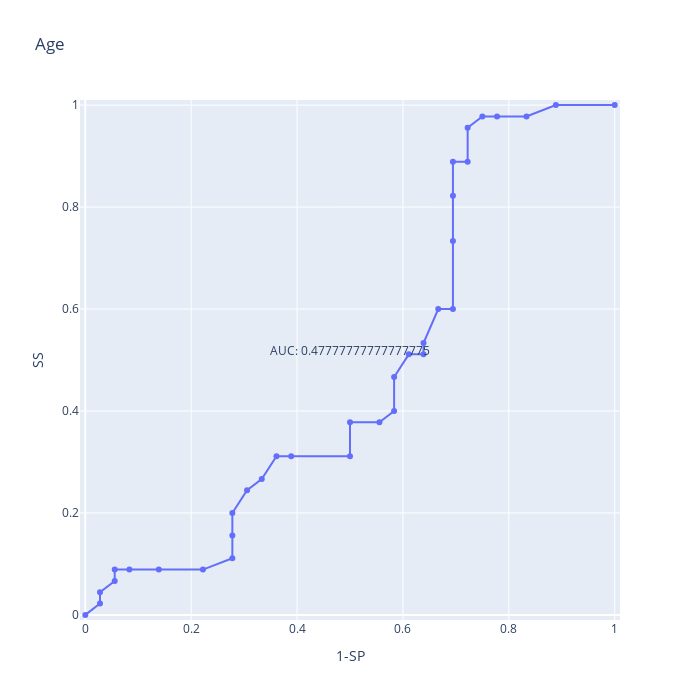
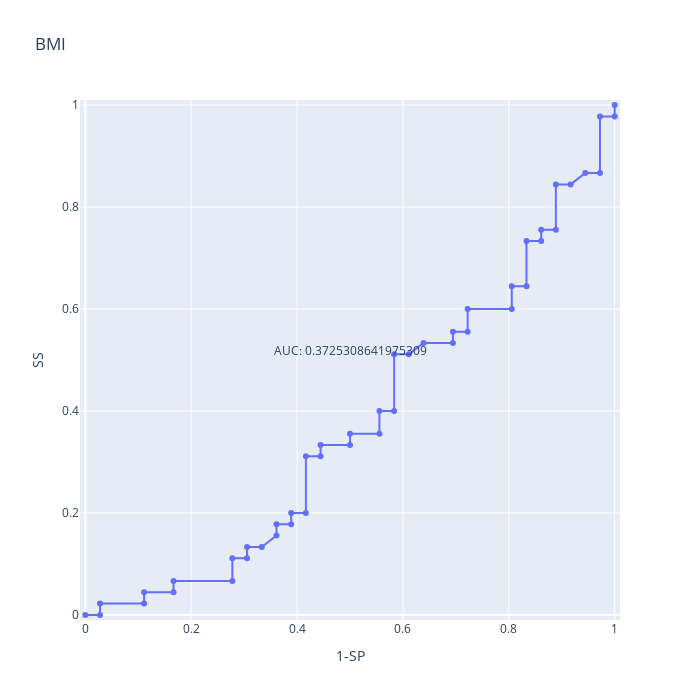
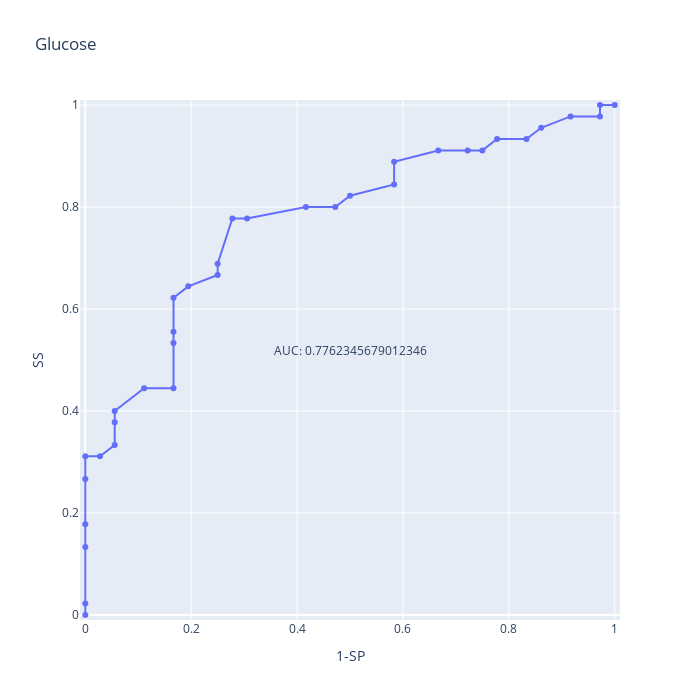
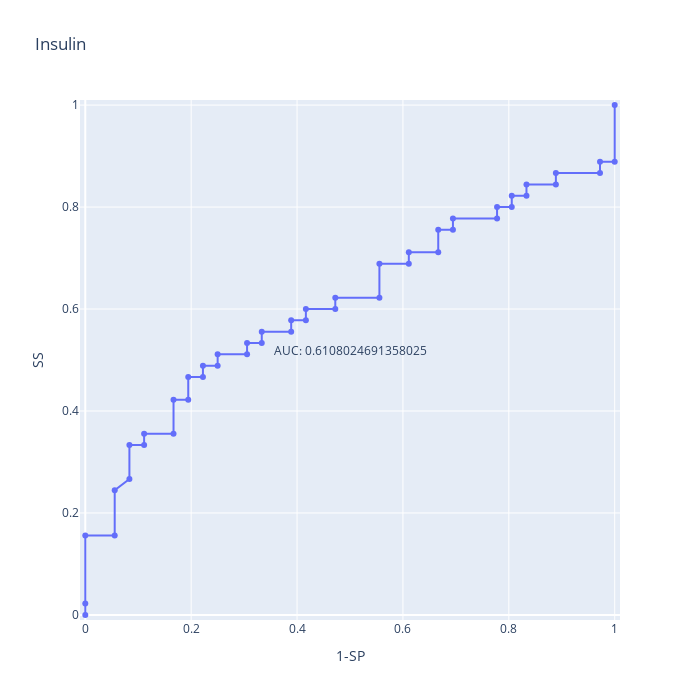

Notebook cell for these charts, in order:
### Markdown cell above
### Receiver Operator Characteristics (ROC) ###
O ROC tem como função saber que features são as mais discriminadoras entre os classificadores. Neste caso, refere quais features discriminam mais entre pacientes com cancro e pacientes saudáveis. 

Analisando os gráficos, a feature glucose apresenta ser a mais discriminadora, o que significa que é a característica que permite identificar os pacientes com uma maior precisão.

### Code cell
import numpy as np
from sklearn.metrics import roc_curve, auc

# Find the indexes where de class samples are located
ixHealthy = np.where(y_train == 1)[0]
ixCancer = np.where(y_train == 2)[0]

ixHasOrNot=np.concatenate((ixHealthy,ixCancer))
y=y_train.to_numpy()[ixHasOrNot]


roc_auc=np.zeros(columns.shape)
i=0
for f in columns: #Go along features
    fpr, tpr, _= roc_curve(y,X_train[f].to_numpy()[ixHasOrNot],pos_label=2)
    
    figR = go.Figure()
    figR.add_scatter(x=fpr, y=tpr,mode='lines+markers')
    figR.update_layout(autosize=False,width=700,height=700,title=dict(text=f))
    figR.update_xaxes(title_text="1-SP",range=[-0.01, 1.01])
    figR.update_yaxes(title_text="SS",range=[-0.01, 1.01])
    

    roc_auc[i] = auc(fpr, tpr)#Compute area under the ROC curve
    
    figR.add_annotation(x=0.5, y=0.5,
            text="AUC: "+str(roc_auc[i]),
            showarrow=False,
            yshift=10)
    figR.show()
    i=i+1

sortIx=np.flip(np.argsort(roc_auc))
print("Sorting accourding to ROC-AUC:")
for i in sortIx:
    print(columns[i]+"-->"+str(roc_auc[i]))

### Figure 1 — Plotly figure (JSON) as saved in the notebook; plotly's stock layout.template omitted (floating-point values rounded to 4 significant figures)
{"data": [{"mode": "lines+markers", "type": "scatter", "x": [0.0, 0.02778, 0.02778, 0.05556, 0.05556, 0.08333, 0.1389, 0.2222, 0.2778, 0.2778, 0.2778, 0.3056, 0.3333, 0.3611, 0.3889, 0.5, 0.5, 0.5556, 0.5833, 0.5833, 0.6111, 0.6389, 0.6389, 0.6667, 0.6944, 0.6944, 0.6944, 0.6944, 0.7222, 0.7222, 0.75, 0.7778, 0.8333, 0.8889, 1.0], "y": [0.0, 0.02222, 0.04444, 0.06667, 0.08889, 0.08889, 0.08889, 0.08889, 0.1111, 0.1556, 0.2, 0.2444, 0.2667, 0.3111, 0.3111, 0.3111, 0.3778, 0.3778, 0.4, 0.4667, 0.5111, 0.5111, 0.5333, 0.6, 0.6, 0.7333, 0.8222, 0.8889, 0.8889, 0.9556, 0.9778, 0.9778, 0.9778, 1.0, 1.0]}], "layout": {"annotations": [{"showarrow": false, "text": "AUC: 0.47777777777777775", "x": 0.5, "y": 0.5, "yshift": 10}], "autosize": false, "height": 700, "title": {"text": "Age"}, "width": 700, "xaxis": {"range": [-0.01, 1.01], "title": {"text": "1-SP"}}, "yaxis": {"range": [-0.01, 1.01], "title": {"text": "SS"}}}}

### Figure 2 — Plotly figure (JSON) as saved in the notebook; plotly's stock layout.template omitted (floating-point values rounded to 4 significant figures)
{"data": [{"mode": "lines+markers", "type": "scatter", "x": [0.0, 0.02778, 0.02778, 0.1111, 0.1111, 0.1667, 0.1667, 0.2778, 0.2778, 0.3056, 0.3056, 0.3333, 0.3611, 0.3611, 0.3889, 0.3889, 0.4167, 0.4167, 0.4444, 0.4444, 0.5, 0.5, 0.5556, 0.5556, 0.5833, 0.5833, 0.6111, 0.6389, 0.6944, 0.6944, 0.7222, 0.7222, 0.8056, 0.8056, 0.8333, 0.8333, 0.8611, 0.8611, 0.8889, 0.8889, 0.9167, 0.9444, 0.9722, 0.9722, 1.0, 1.0], "y": [0.0, 0.0, 0.02222, 0.02222, 0.04444, 0.04444, 0.06667, 0.06667, 0.1111, 0.1111, 0.1333, 0.1333, 0.1556, 0.1778, 0.1778, 0.2, 0.2, 0.3111, 0.3111, 0.3333, 0.3333, 0.3556, 0.3556, 0.4, 0.4, 0.5111, 0.5111, 0.5333, 0.5333, 0.5556, 0.5556, 0.6, 0.6, 0.6444, 0.6444, 0.7333, 0.7333, 0.7556, 0.7556, 0.8444, 0.8444, 0.8667, 0.8667, 0.9778, 0.9778, 1.0]}], "layout": {"annotations": [{"showarrow": false, "text": "AUC: 0.3725308641975309", "x": 0.5, "y": 0.5, "yshift": 10}], "autosize": false, "height": 700, "title": {"text": "BMI"}, "width": 700, "xaxis": {"range": [-0.01, 1.01], "title": {"text": "1-SP"}}, "yaxis": {"range": [-0.01, 1.01], "title": {"text": "SS"}}}}

### Figure 3 — Plotly figure (JSON) as saved in the notebook; plotly's stock layout.template omitted (floating-point values rounded to 4 significant figures)
{"data": [{"mode": "lines+markers", "type": "scatter", "x": [0.0, 0.0, 0.0, 0.0, 0.0, 0.0, 0.02778, 0.05556, 0.05556, 0.05556, 0.1111, 0.1667, 0.1667, 0.1667, 0.1667, 0.1944, 0.25, 0.25, 0.2778, 0.3056, 0.4167, 0.4722, 0.5, 0.5833, 0.5833, 0.6667, 0.7222, 0.75, 0.7778, 0.8333, 0.8611, 0.9167, 0.9722, 0.9722, 1.0], "y": [0.0, 0.02222, 0.1333, 0.1778, 0.2667, 0.3111, 0.3111, 0.3333, 0.3778, 0.4, 0.4444, 0.4444, 0.5333, 0.5556, 0.6222, 0.6444, 0.6667, 0.6889, 0.7778, 0.7778, 0.8, 0.8, 0.8222, 0.8444, 0.8889, 0.9111, 0.9111, 0.9111, 0.9333, 0.9333, 0.9556, 0.9778, 0.9778, 1.0, 1.0]}], "layout": {"annotations": [{"showarrow": false, "text": "AUC: 0.7762345679012346", "x": 0.5, "y": 0.5, "yshift": 10}], "autosize": false, "height": 700, "title": {"text": "Glucose"}, "width": 700, "xaxis": {"range": [-0.01, 1.01], "title": {"text": "1-SP"}}, "yaxis": {"range": [-0.01, 1.01], "title": {"text": "SS"}}}}

### Figure 4 — Plotly figure (JSON) as saved in the notebook; plotly's stock layout.template omitted (floating-point values rounded to 4 significant figures)
{"data": [{"mode": "lines+markers", "type": "scatter", "x": [0.0, 0.0, 0.0, 0.05556, 0.05556, 0.08333, 0.08333, 0.1111, 0.1111, 0.1667, 0.1667, 0.1944, 0.1944, 0.2222, 0.2222, 0.25, 0.25, 0.3056, 0.3056, 0.3333, 0.3333, 0.3889, 0.3889, 0.4167, 0.4167, 0.4722, 0.4722, 0.5556, 0.5556, 0.6111, 0.6111, 0.6667, 0.6667, 0.6944, 0.6944, 0.7778, 0.7778, 0.8056, 0.8056, 0.8333, 0.8333, 0.8889, 0.8889, 0.9722, 0.9722, 1.0, 1.0], "y": [0.0, 0.02222, 0.1556, 0.1556, 0.2444, 0.2667, 0.3333, 0.3333, 0.3556, 0.3556, 0.4222, 0.4222, 0.4667, 0.4667, 0.4889, 0.4889, 0.5111, 0.5111, 0.5333, 0.5333, 0.5556, 0.5556, 0.5778, 0.5778, 0.6, 0.6, 0.6222, 0.6222, 0.6889, 0.6889, 0.7111, 0.7111, 0.7556, 0.7556, 0.7778, 0.7778, 0.8, 0.8, 0.8222, 0.8222, 0.8444, 0.8444, 0.8667, 0.8667, 0.8889, 0.8889, 1.0]}], "layout": {"annotations": [{"showarrow": false, "text": "AUC: 0.6108024691358025", "x": 0.5, "y": 0.5, "yshift": 10}], "autosize": false, "height": 700, "title": {"text": "Insulin"}, "width": 700, "xaxis": {"range": [-0.01, 1.01], "title": {"text": "1-SP"}}, "yaxis": {"range": [-0.01, 1.01], "title": {"text": "SS"}}}}
